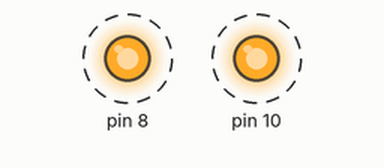
The sketch below on a simulated Arduino Uno, built with avr-gcc and run on an emulated ATmega328P. Shown: output pins drawn as LEDs (lit = HIGH). Dashed ring = blinking.

Above: at 0.5 s.
Timing chart, 0 to 4.6 s (numbered marks = the images above):
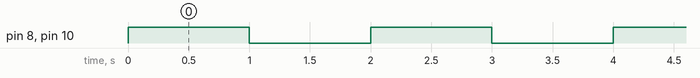

The sketch:

02.ino
```cpp
void setup()
{
    pinMode(8, OUTPUT);
    pinMode(10, OUTPUT);
}
void loop()
{
    digitalWrite(8, 1);
    digitalWrite(10, 1);
    delay(1000);
    digitalWrite(8, 0);
    digitalWrite(10, 0);
    delay(1000);
}
```

Measured:
- by itself, pin 8, pin 10: alternates HIGH for 1.0 s and LOW for 1.0 s
